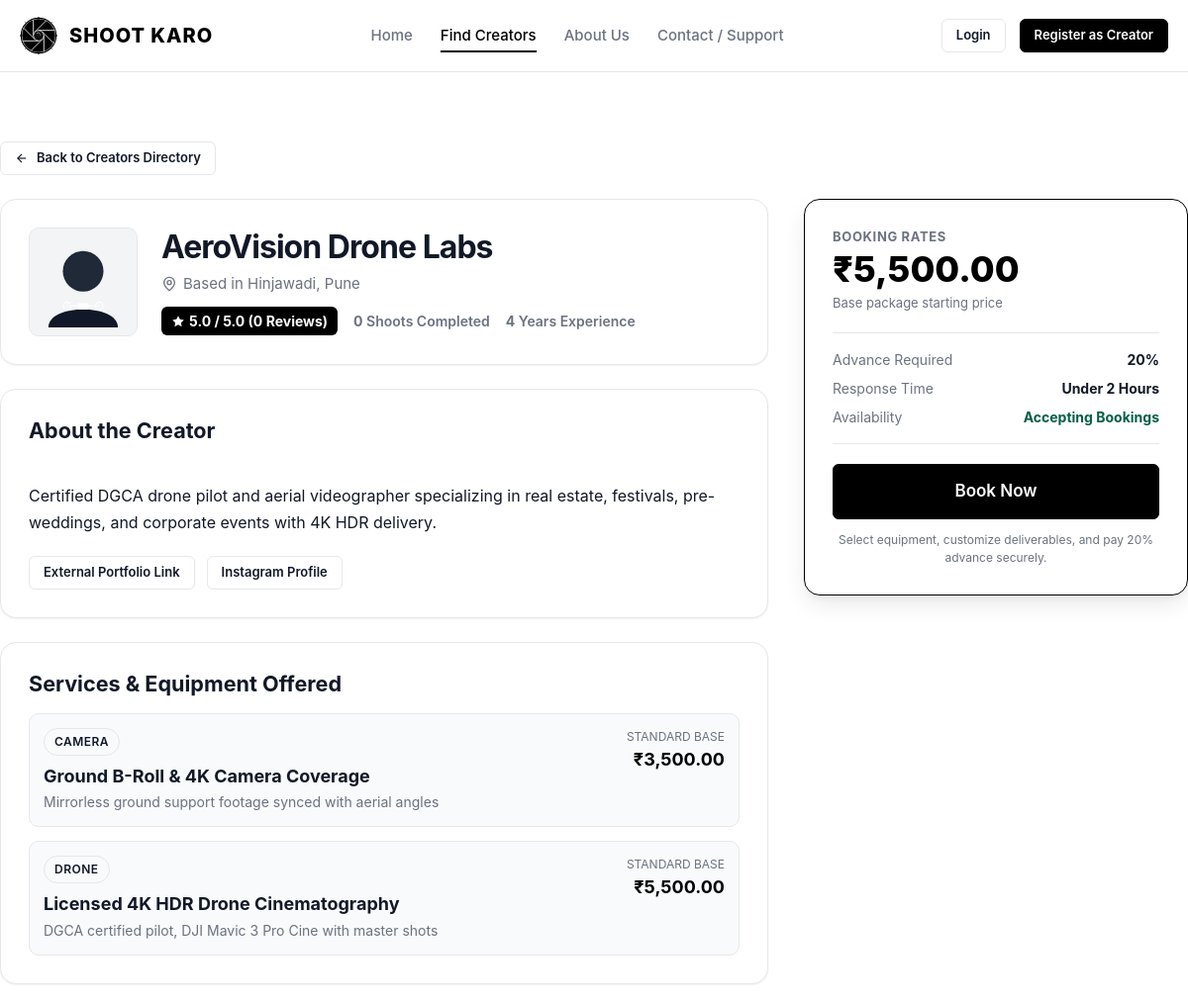
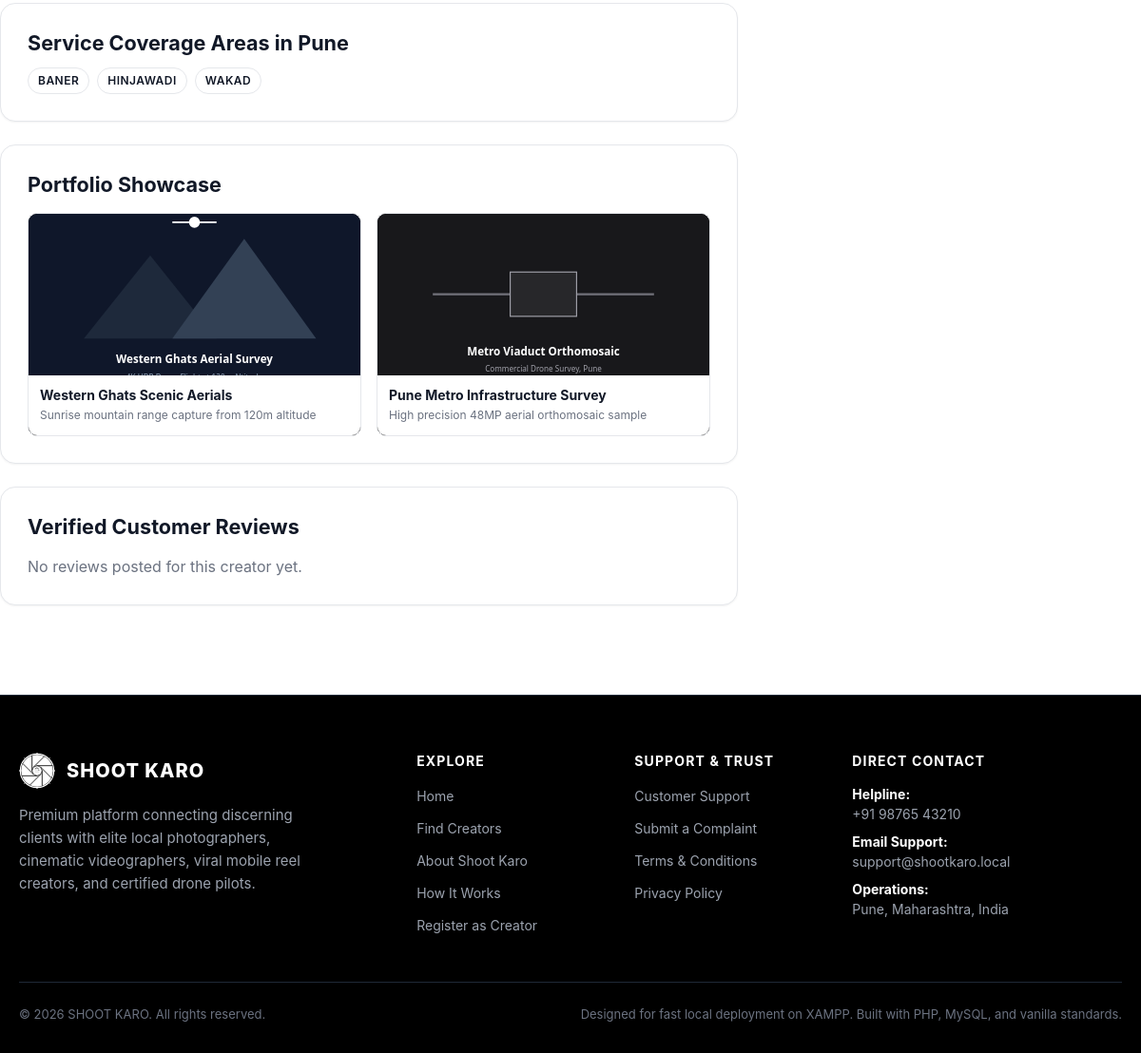
/creator-profile.php?id=2, run on the app's committed database (2 pictures, top to bottom).
### tables this page shows
CREATE TABLE `creator_profiles` (
  `id` INT UNSIGNED AUTO_INCREMENT PRIMARY KEY,
  `user_id` INT UNSIGNED NOT NULL UNIQUE,
  `studio_name` VARCHAR(150) DEFAULT NULL,
  `city_id` INT UNSIGNED DEFAULT NULL,
  `area_id` INT UNSIGNED DEFAULT NULL,
  `bio` TEXT DEFAULT NULL,
  `profile_image` VARCHAR(255) DEFAULT NULL,
  `starting_price` DECIMAL(10,2) NOT NULL DEFAULT 3000.00,
  `experience_years` INT UNSIGNED DEFAULT 1,
  `portfolio_url` VARCHAR(255) DEFAULT NULL,
  `instagram_url` VARCHAR(255) DEFAULT NULL,
  `youtube_url` VARCHAR(255) DEFAULT NULL,
  `is_approved` TINYINT(1) NOT NULL DEFAULT 0,
  `is_available` TINYINT(1) NOT NULL DEFAULT 1,
  `created_at` TIMESTAMP DEFAULT CURRENT_TIMESTAMP,
  `updated_at` TIMESTAMP DEFAULT CURRENT_TIMESTAMP ON UPDATE CURRENT_TIMESTAMP,
  FOREIGN KEY (`user_id`) REFERENCES `users`(`id`) ON DELETE CASCADE,
  FOREIGN KEY (`city_id`) REFERENCES `cities`(`id`) ON DELETE SET NULL,
  FOREIGN KEY (`area_id`) REFERENCES `areas`(`id`) ON DELETE SET NULL,
  INDEX `idx_creator_approved` (`is_approved`),
  INDEX `idx_creator_available` (`is_available`),
  INDEX `idx_creator_price` (`starting_price`)
);

CREATE TABLE `areas` (
  `id` INT UNSIGNED AUTO_INCREMENT PRIMARY KEY,
  `city_id` INT UNSIGNED NOT NULL,
  `name` VARCHAR(100) NOT NULL,
  `postal_code` VARCHAR(20) DEFAULT NULL,
  `is_active` TINYINT(1) NOT NULL DEFAULT 1,
  `created_at` TIMESTAMP DEFAULT CURRENT_TIMESTAMP,
  FOREIGN KEY (`city_id`) REFERENCES `cities`(`id`) ON DELETE CASCADE,
  INDEX `idx_areas_city` (`city_id`)
);

CREATE TABLE `cities` (
  `id` INT UNSIGNED AUTO_INCREMENT PRIMARY KEY,
  `name` VARCHAR(100) NOT NULL UNIQUE,
  `state` VARCHAR(100) NOT NULL DEFAULT 'Maharashtra',
  `is_active` TINYINT(1) NOT NULL DEFAULT 1,
  `created_at` TIMESTAMP DEFAULT CURRENT_TIMESTAMP
);

CREATE TABLE `creator_services` (
  `id` INT UNSIGNED AUTO_INCREMENT PRIMARY KEY,
  `creator_id` INT UNSIGNED NOT NULL,
  `service_type` ENUM('camera', 'mobile', 'drone') NOT NULL,
  `service_title` VARCHAR(100) NOT NULL,
  `base_price` DECIMAL(10,2) NOT NULL DEFAULT 0.00,
  `description` VARCHAR(255) DEFAULT NULL,
  `is_active` TINYINT(1) NOT NULL DEFAULT 1,
  `created_at` TIMESTAMP DEFAULT CURRENT_TIMESTAMP,
  FOREIGN KEY (`creator_id`) REFERENCES `creator_profiles`(`id`) ON DELETE CASCADE,
  UNIQUE KEY `uk_creator_service` (`creator_id`, `service_type`),
  INDEX `idx_service_type` (`service_type`)
);

CREATE TABLE `portfolio_items` (
  `id` INT UNSIGNED AUTO_INCREMENT PRIMARY KEY,
  `creator_id` INT UNSIGNED NOT NULL,
  `title` VARCHAR(150) NOT NULL,
  `media_type` ENUM('image', 'video_link') NOT NULL DEFAULT 'image',
  `file_path` VARCHAR(255) DEFAULT NULL,
  `video_url` VARCHAR(255) DEFAULT NULL,
  `caption` VARCHAR(255) DEFAULT NULL,
  `sort_order` INT NOT NULL DEFAULT 0,
  `created_at` TIMESTAMP DEFAULT CURRENT_TIMESTAMP,
  FOREIGN KEY (`creator_id`) REFERENCES `creator_profiles`(`id`) ON DELETE CASCADE,
  INDEX `idx_portfolio_creator` (`creator_id`)
);

### config/app.php (called while the page is built, shortened)
<?php
function url(string $path = ''): string {
    return BASE_URL . ltrim($path, '/');
}

### includes/functions.php (called while the page is built, shortened)
<?php
function e(?string $value): string {
    return htmlspecialchars((string) $value, ENT_QUOTES, 'UTF-8');
}
function format_inr(float $amount): string {
    return '₹' . number_format($amount, 2);
}
function get_creator_stats(int $creatorId): array {
    $pdo = get_db_connection();
    $stmt = $pdo->prepare("SELECT AVG(rating) as avg_rating, COUNT(*) as review_count FROM reviews WHERE creator_id = ? AND is_approved = 1");
    $stmt->execute([$creatorId]);
    $reviewStats = $stmt->fetch();
    $stmtShoots = $pdo->prepare("SELECT COUNT(*) as completed_count FROM bookings WHERE creator_id = ? AND status = 'completed'");
    $stmtShoots->execute([$creatorId]);
    $shootStats = $stmtShoots->fetch();
    $avgRating = $reviewStats && $reviewStats['avg_rating'] !== null ? round((float) $reviewStats['avg_rating'], 1) : 5.0;
    $reviewCount = $reviewStats ? (int) $reviewStats['review_count'] : 0;
    $completedShoots = $shootStats ? (int) $shootStats['completed_count'] : 0;
    return [
        'avg_rating'       => $avgRating,
        'review_count'     => $reviewCount,
        'completed_shoots' => $completedShoots,
    ];
}

### creator-profile.php (the view, shortened to what this page needs)
<?php
require_once __DIR__ . '/config/app.php';
require_once INCLUDES_PATH . '/functions.php';
$pdo = get_db_connection();
$profileId = isset($_GET['id']) ? (int) $_GET['id'] : 0;
$stmt = $pdo->prepare("
    SELECT
        cp.*,
        u.name as creator_name,
        u.email,
        u.phone,
        u.status as user_status,
        c.name as city_name,
        a.name as area_name
    FROM creator_profiles cp
    JOIN users u ON cp.user_id = u.id
    LEFT JOIN cities c ON cp.city_id = c.id
    LEFT JOIN areas a ON cp.area_id = a.id
    WHERE cp.id = ?
");
$stmt->execute([$profileId]);
$creator = $stmt->fetch();
require_once INCLUDES_PATH . '/header.php';
$stats = get_creator_stats($profileId);
$stmtSrv = $pdo->prepare("SELECT * FROM creator_services WHERE creator_id = ? AND is_active = 1");
$stmtSrv->execute([$profileId]);
$services = $stmtSrv->fetchAll();
$stmtPort = $pdo->prepare("SELECT * FROM portfolio_items WHERE creator_id = ? ORDER BY sort_order ASC, id DESC");
$stmtPort->execute([$profileId]);
$portfolio = $stmtPort->fetchAll();
$stmtAreas = $pdo->prepare("
    SELECT a.name as area_name
    FROM creator_service_areas csa
    JOIN areas a ON csa.area_id = a.id
    WHERE csa.creator_id = ?
");
$stmtAreas->execute([$profileId]);
$serviceAreas = $stmtAreas->fetchAll();
$stmtRev = $pdo->prepare("
    SELECT r.*, u.name as customer_name, b.occasion, b.shoot_date
    FROM reviews r
    JOIN users u ON r.customer_id = u.id
    JOIN bookings b ON r.booking_id = b.id
    WHERE r.creator_id = ? AND r.is_approved = 1
    ORDER BY r.created_at DESC
");
$stmtRev->execute([$profileId]);
$reviews = $stmtRev->fetchAll();
$avatarUrl = !empty($creator['profile_image']) ? url('uploads/profiles/' . $creator['profile_image']) : url('assets/logos/logo.svg');
?>
<div class="container section">
  <div style="margin-bottom: 24px;">
    <a href="<?php echo url('creators.php'); ?>" class="btn btn-secondary btn-sm">
      <svg width="14" height="14" viewBox="0 0 24 24" fill="none" stroke="currentColor" stroke-width="2">
        <line x1="19" y1="12" x2="5" y2="12"></line>
        <polyline points="12 19 5 12 12 5"></polyline>
      </svg>
      Back to Creators Directory
    </a>
  </div>
  <div style="display: grid; grid-template-columns: 2fr 1fr; gap: 36px; align-items: start;">
    <div>
      <div class="card" style="display: flex; gap: 24px; align-items: flex-start; flex-wrap: wrap;">
        <img src="<?php echo $avatarUrl; ?>" alt="<?php echo e($creator['creator_name']); ?>" style="width: 110px; height: 110px; border-radius: var(--radius-md); object-fit: cover; border: 1px solid var(--border-color); background: var(--bg-tertiary);">
        <div style="flex: 1; min-width: 260px;">
          <h1 style="font-size: 2rem; margin-bottom: 6px;"><?php echo e($creator['studio_name'] ?: $creator['creator_name']); ?></h1>
          <div style="font-size: 0.9375rem; color: var(--text-muted); margin-bottom: 12px; display: flex; align-items: center; gap: 6px;">
            <svg width="16" height="16" viewBox="0 0 24 24" fill="none" stroke="currentColor" stroke-width="2">
              <path d="M12 2a8 8 0 0 0-8 8c0 5.25 8 12 8 12s8-6.75 8-12a8 8 0 0 0-8-8z"></path>
              <circle cx="12" cy="10" r="3"></circle>
            </svg>
            Based in <?php echo e($creator['area_name'] ?? 'Pune'); ?>, <?php echo e($creator['city_name'] ?? 'Pune'); ?>
          </div>
          <div style="display: flex; align-items: center; gap: 16px; flex-wrap: wrap;">
            <div class="rating-badge" style="font-size: 0.875rem; padding: 4px 10px;">
              <svg width="14" height="14" viewBox="0 0 24 24" fill="#ffffff">
                <polygon points="12 2 15.09 8.26 22 9.27 17 14.14 18.18 21.02 12 17.77 5.82 21.02 7 14.14 2 9.27 8.91 8.26 12 2"></polygon>
              </svg>
              <?php echo number_format($stats['avg_rating'], 1); ?> / 5.0 (<?php echo $stats['review_count']; ?> Reviews)
            </div>
            <div style="font-size: 0.875rem; font-weight: 600; color: var(--text-muted);">
              <strong><?php echo $stats['completed_shoots']; ?></strong> Shoots Completed
            </div>
            <div style="font-size: 0.875rem; font-weight: 600; color: var(--text-muted);">
              <strong><?php echo (int) $creator['experience_years']; ?></strong> Years Experience
            </div>
          </div>
        </div>
      </div>
      <div class="card">
        <h3 style="margin-bottom: 12px;">About the Creator</h3>
        <p style="font-size: 1rem; line-height: 1.7; color: var(--text-main); white-space: pre-line;">
          <?php echo e($creator['bio'] ?: 'No biography added yet.'); ?>
        </p>
        <?php if (!empty($creator['portfolio_url']) || !empty($creator['instagram_url'])): ?>
          <div style="margin-top: 20px; display: flex; gap: 12px; flex-wrap: wrap;">
            <?php if (!empty($creator['portfolio_url'])): ?>
              <a href="<?php echo e($creator['portfolio_url']); ?>" target="_blank" rel="noopener noreferrer" class="btn btn-secondary btn-sm">
                External Portfolio Link
              </a>
            <?php endif; ?>
            <?php if (!empty($creator['instagram_url'])): ?>
              <a href="<?php echo e($creator['instagram_url']); ?>" target="_blank" rel="noopener noreferrer" class="btn btn-secondary btn-sm">
                Instagram Profile
              </a>
            <?php endif; ?>
          </div>
        <?php endif; ?>
      </div>
      <div class="card">
        <h3 style="margin-bottom: 16px;">Services &amp; Equipment Offered</h3>
        <div style="display: flex; flex-direction: column; gap: 14px;">
          <?php foreach ($services as $s): ?>
            <div style="display: flex; justify-content: space-between; align-items: flex-start; padding: 14px; border: 1px solid var(--border-color); border-radius: var(--radius-md); background: var(--bg-secondary);">
              <div>
                <span class="service-tag" style="margin-bottom: 6px; display: inline-block;">
                  <?php echo strtoupper($s['service_type']); ?>
                </span>
                <h4 style="margin: 4px 0;"><?php echo e($s['service_title']); ?></h4>
                <p style="font-size: 0.875rem; margin: 0; color: var(--text-muted);"><?php echo e($s['description']); ?></p>
              </div>
              <div style="text-align: right; white-space: nowrap; margin-left: 16px;">
                <div style="font-size: 0.75rem; color: var(--text-muted); text-transform: uppercase;">Standard Base</div>
                <strong style="font-size: 1.125rem; color: var(--primary-black);"><?php echo format_inr($s['base_price']); ?></strong>
              </div>
            </div>
          <?php endforeach; ?>
        </div>
      </div>
      <?php if (!empty($serviceAreas)): ?>
        <div class="card">
          <h3 style="margin-bottom: 12px;">Service Coverage Areas in Pune</h3>
          <div style="display: flex; flex-wrap: wrap; gap: 8px;">
            <?php foreach ($serviceAreas as $sa): ?>
              <span class="service-tag" style="background: #ffffff;"><?php echo e($sa['area_name']); ?></span>
            <?php endforeach; ?>
          </div>
        </div>
      <?php endif; ?>
      <div class="card">
        <h3 style="margin-bottom: 16px;">Portfolio Showcase</h3>
        <?php if (empty($portfolio)): ?>
          <p style="color: var(--text-muted);">No portfolio media uploaded yet.</p>
        <?php else: ?>
          <div style="display: grid; grid-template-columns: repeat(auto-fill, minmax(240px, 1fr)); gap: 16px;">
            <?php foreach ($portfolio as $item): ?>
              <div style="border: 1px solid var(--border-color); border-radius: var(--radius-md); overflow: hidden; background: #000;">
                <?php if ($item['media_type'] === 'image' && !empty($item['file_path'])): ?>
                  <img src="<?php echo url('uploads/portfolio/' . $item['file_path']); ?>" alt="<?php echo e($item['title']); ?>" style="width: 100%; height: 170px; object-fit: cover; display: block;">
                <?php endif; ?>
                <div style="padding: 12px; background: #ffffff;">
                  <h5 style="margin-bottom: 4px; font-size: 0.875rem;"><?php echo e($item['title']); ?></h5>
                  <?php if (!empty($item['caption'])): ?>
                    <p style="font-size: 0.75rem; color: var(--text-muted); margin: 0;"><?php echo e($item['caption']); ?></p>
                  <?php endif; ?>
                </div>
              </div>
            <?php endforeach; ?>
          </div>
        <?php endif; ?>
      </div>
      <div class="card">
        <h3 style="margin-bottom: 16px;">Verified Customer Reviews</h3>
        <?php if (empty($reviews)): ?>
          <p style="color: var(--text-muted);">No reviews posted for this creator yet.</p>
        <?php endif; ?>
      </div>
    </div>
    <div style="position: sticky; top: 92px;">
      <div class="card" style="box-shadow: var(--shadow-lg); border-color: var(--primary-black);">
        <div style="margin-bottom: 20px;">
          <div style="font-size: 0.8125rem; text-transform: uppercase; font-weight: 700; color: var(--text-muted); letter-spacing: 0.05em;">Booking Rates</div>
          <div style="font-size: 2.25rem; font-weight: 800; color: var(--primary-black); line-height: 1.1; margin-top: 4px;">
            <?php echo format_inr($creator['starting_price']); ?>
          </div>
          <div style="font-size: 0.8125rem; color: var(--text-muted); margin-top: 4px;">Base package starting price</div>
        </div>
        <div style="border-top: 1px solid var(--border-color); border-bottom: 1px solid var(--border-color); padding: 16px 0; margin-bottom: 20px; font-size: 0.875rem;">
          <div style="display: flex; justify-content: space-between; margin-bottom: 8px;">
            <span style="color: var(--text-muted);">Advance Required</span>
            <strong><?php echo DEFAULT_ADVANCE_PERCENT; ?>%</strong>
          </div>
          <div style="display: flex; justify-content: space-between; margin-bottom: 8px;">
            <span style="color: var(--text-muted);">Response Time</span>
            <strong>Under 2 Hours</strong>
          </div>
          <div style="display: flex; justify-content: space-between;">
            <span style="color: var(--text-muted);">Availability</span>
            <strong style="color: #065f46;">Accepting Bookings</strong>
          </div>
        </div>
        <a href="<?php echo url('booking.php?creator_id=' . $creator['id']); ?>" class="btn btn-primary btn-lg btn-block" style="margin-bottom: 12px;">
          Book Now
        </a>
        <p style="font-size: 0.75rem; color: var(--text-muted); text-align: center; margin: 0;">
          Select equipment, customize deliverables, and pay 20% advance securely.
        </p>
      </div>
    </div>
  </div>
</div>
<?php require_once INCLUDES_PATH . '/footer.php'; ?>

### data on the page
creator_profiles: profile_image (picture), studio_name "AeroVision Drone Labs", area.name "Hinjawadi", city.name "Pune", experience_years "4", bio "Certified DGCA drone pilot and aerial videographer specializing in real estate, festivals, pre-weddings, and corporate events with 4K HDR delivery.", starting_price "₹5,500.00"
creator_services: service_type "CAMERA", service_title "Ground B-Roll & 4K Camera Coverage", description "Mirrorless ground support footage synced with aerial angles", base_price "₹3,500.00"
creator_services: service_type "DRONE", service_title "Licensed 4K HDR Drone Cinematography", description "DGCA certified pilot, DJI Mavic 3 Pro Cine with master shots", base_price "₹5,500.00"
areas: name "BANER"
areas: name "HINJAWADI"
areas: name "WAKAD"
portfolio_items: file_path (picture), title "Western Ghats Scenic Aerials", caption "Sunrise mountain range capture from 120m altitude"
portfolio_items: file_path (picture), title "Pune Metro Infrastructure Survey", caption "High precision 48MP aerial orthomosaic sample"

### other printed values
APP_NAME "SHOOT KARO"
$stats['avg_rating'] "5.0"
$stats['review_count'] "0"
$stats['completed_shoots'] "0"
DEFAULT_ADVANCE_PERCENT "20"
SUPPORT_PHONE "+91 98765 43210"
SUPPORT_EMAIL "support@shootkaro.local"
